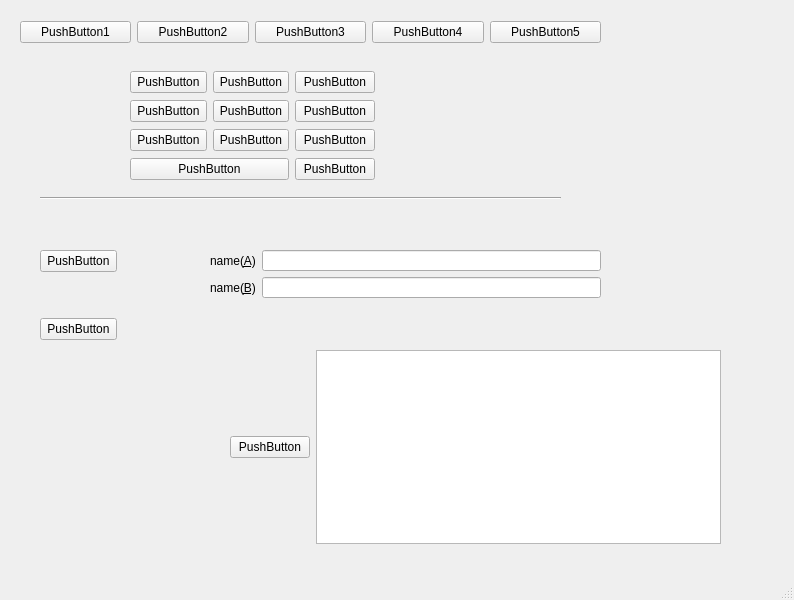
<?xml version="1.0" encoding="UTF-8"?>
<ui version="4.0">
 <class>MainWindow</class>
 <widget class="QMainWindow" name="MainWindow">
  <property name="geometry">
   <rect>
    <x>0</x>
    <y>0</y>
    <width>794</width>
    <height>600</height>
   </rect>
  </property>
  <property name="windowTitle">
   <string>MainWindow</string>
  </property>
  <widget class="QWidget" name="centralwidget">
   <widget class="Line" name="line">
    <property name="geometry">
     <rect>
      <x>40</x>
      <y>190</y>
      <width>521</width>
      <height>16</height>
     </rect>
    </property>
    <property name="orientation">
     <enum>Qt::Horizontal</enum>
    </property>
   </widget>
   <widget class="QWidget" name="">
    <property name="geometry">
     <rect>
      <x>20</x>
      <y>20</y>
      <width>581</width>
      <height>25</height>
     </rect>
    </property>
    <layout class="QHBoxLayout" name="horizontalLayout">
     <item>
      <widget class="QPushButton" name="pushButton">
       <property name="text">
        <string>PushButton1</string>
       </property>
      </widget>
     </item>
     <item>
      <widget class="QPushButton" name="pushButton_2">
       <property name="text">
        <string>PushButton2</string>
       </property>
      </widget>
     </item>
     <item>
      <widget class="QPushButton" name="pushButton_3">
       <property name="text">
        <string>PushButton3</string>
       </property>
      </widget>
     </item>
     <item>
      <widget class="QPushButton" name="pushButton_4">
       <property name="text">
        <string>PushButton4</string>
       </property>
      </widget>
     </item>
     <item>
      <widget class="QPushButton" name="pushButton_5">
       <property name="text">
        <string>PushButton5</string>
       </property>
      </widget>
     </item>
    </layout>
   </widget>
   <widget class="QWidget" name="">
    <property name="geometry">
     <rect>
      <x>40</x>
      <y>210</y>
      <width>77</width>
      <height>171</height>
     </rect>
    </property>
    <layout class="QVBoxLayout" name="verticalLayout">
     <item>
      <widget class="QPushButton" name="pushButton_6">
       <property name="text">
        <string>PushButton</string>
       </property>
      </widget>
     </item>
     <item>
      <widget class="QPushButton" name="pushButton_7">
       <property name="text">
        <string>PushButton</string>
       </property>
      </widget>
     </item>
    </layout>
   </widget>
   <widget class="QWidget" name="">
    <property name="geometry">
     <rect>
      <x>130</x>
      <y>70</y>
      <width>245</width>
      <height>112</height>
     </rect>
    </property>
    <layout class="QGridLayout" name="gridLayout">
     <item row="0" column="0">
      <widget class="QPushButton" name="pushButton_8">
       <property name="text">
        <string>PushButton</string>
       </property>
      </widget>
     </item>
     <item row="0" column="1">
      <widget class="QPushButton" name="pushButton_9">
       <property name="text">
        <string>PushButton</string>
       </property>
      </widget>
     </item>
     <item row="0" column="2" colspan="2">
      <widget class="QPushButton" name="pushButton_10">
       <property name="text">
        <string>PushButton</string>
       </property>
      </widget>
     </item>
     <item row="1" column="0">
      <widget class="QPushButton" name="pushButton_11">
       <property name="text">
        <string>PushButton</string>
       </property>
      </widget>
     </item>
     <item row="1" column="1">
      <widget class="QPushButton" name="pushButton_12">
       <property name="text">
        <string>PushButton</string>
       </property>
      </widget>
     </item>
     <item row="2" column="0">
      <widget class="QPushButton" name="pushButton_14">
       <property name="text">
        <string>PushButton</string>
       </property>
      </widget>
     </item>
     <item row="2" column="1">
      <widget class="QPushButton" name="pushButton_15">
       <property name="text">
        <string>PushButton</string>
       </property>
      </widget>
     </item>
     <item row="3" column="0" colspan="2">
      <widget class="QPushButton" name="pushButton_17">
       <property name="text">
        <string>PushButton</string>
       </property>
      </widget>
     </item>
     <item row="1" column="2" colspan="2">
      <widget class="QPushButton" name="pushButton_13">
       <property name="text">
        <string>PushButton</string>
       </property>
      </widget>
     </item>
     <item row="2" column="2" colspan="2">
      <widget class="QPushButton" name="pushButton_16">
       <property name="text">
        <string>PushButton</string>
       </property>
      </widget>
     </item>
     <item row="3" column="2" colspan="2">
      <widget class="QPushButton" name="pushButton_19">
       <property name="text">
        <string>PushButton</string>
       </property>
      </widget>
     </item>
    </layout>
   </widget>
   <widget class="QWidget" name="">
    <property name="geometry">
     <rect>
      <x>210</x>
      <y>250</y>
      <width>391</width>
      <height>48</height>
     </rect>
    </property>
    <layout class="QFormLayout" name="formLayout">
     <item row="0" column="0">
      <widget class="QLabel" name="label">
       <property name="text">
        <string>name(&amp;A)</string>
       </property>
       <property name="buddy">
        <cstring>lineEdit</cstring>
       </property>
      </widget>
     </item>
     <item row="0" column="1">
      <widget class="QLineEdit" name="lineEdit"/>
     </item>
     <item row="1" column="0">
      <widget class="QLabel" name="label_2">
       <property name="text">
        <string>name(&amp;B)</string>
       </property>
       <property name="buddy">
        <cstring>lineEdit_2</cstring>
       </property>
      </widget>
     </item>
     <item row="1" column="1">
      <widget class="QLineEdit" name="lineEdit_2"/>
     </item>
    </layout>
   </widget>
   <widget class="QWidget" name="">
    <property name="geometry">
     <rect>
      <x>230</x>
      <y>350</y>
      <width>491</width>
      <height>194</height>
     </rect>
    </property>
    <layout class="QHBoxLayout" name="horizontalLayout_2">
     <item>
      <widget class="QPushButton" name="pushButton_18">
       <property name="text">
        <string>PushButton</string>
       </property>
      </widget>
     </item>
     <item>
      <widget class="QTextEdit" name="textEdit"/>
     </item>
    </layout>
   </widget>
  </widget>
  <widget class="QMenuBar" name="menubar">
   <property name="geometry">
    <rect>
     <x>0</x>
     <y>0</y>
     <width>794</width>
     <height>23</height>
    </rect>
   </property>
  </widget>
  <widget class="QStatusBar" name="statusbar"/>
 </widget>
 <resources/>
 <connections/>
</ui>
